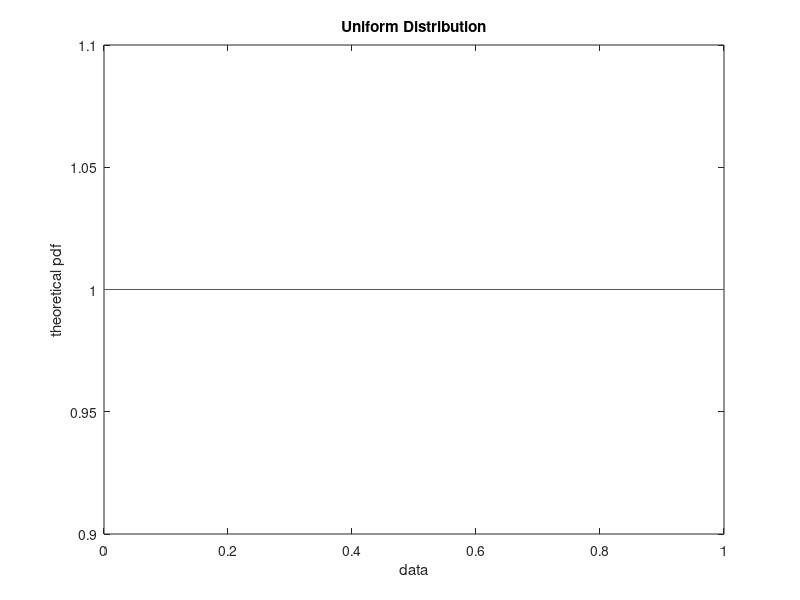
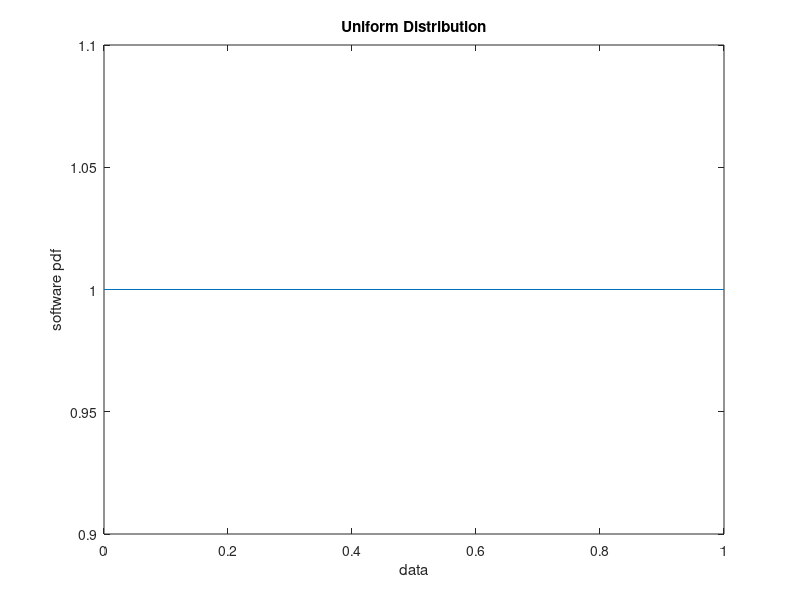

Recreate these plots in MATLAB, in order.
% [+] AmirHossein Aliyan
% [+] 991771231


% clear output and previous vars
clc
clear all

% define N, X and dist object 
a = 0;
b = 1;
N = 100000;
X = rand(1, N);
pd = makedist('Uniform');

PDFTHEORY = (b-a) ./ 1;
PDFSOFT = pdf(pd, X);
YPDF(1:N) = PDFTHEORY;


%CDFTHEORY_R1() = 0;
%CDFTHEORY_R2() = (x - a) ./ (b - a);
%CDFTHEORY_R2() = 1;

CDFSOFT = cdf(pd, X);

% draw cdf and pdf
figure; plot(X, YPDF); xlabel('data'); ylabel('theoretical pdf'); title('Uniform Distribution');
figure; plot(X, PDFSOFT); xlabel('data'); ylabel('software pdf'); title('Uniform Distribution');

% histogram
%figure;hist(X);

% avg, var and corr
average = mean(X);
variance = var(X);
correlation = variance + ((average).^2);

disp(['average  : ' num2str(average)]);
disp(['variance : ' num2str(variance)]);
disp(['correlation : ' num2str(correlation)]);


